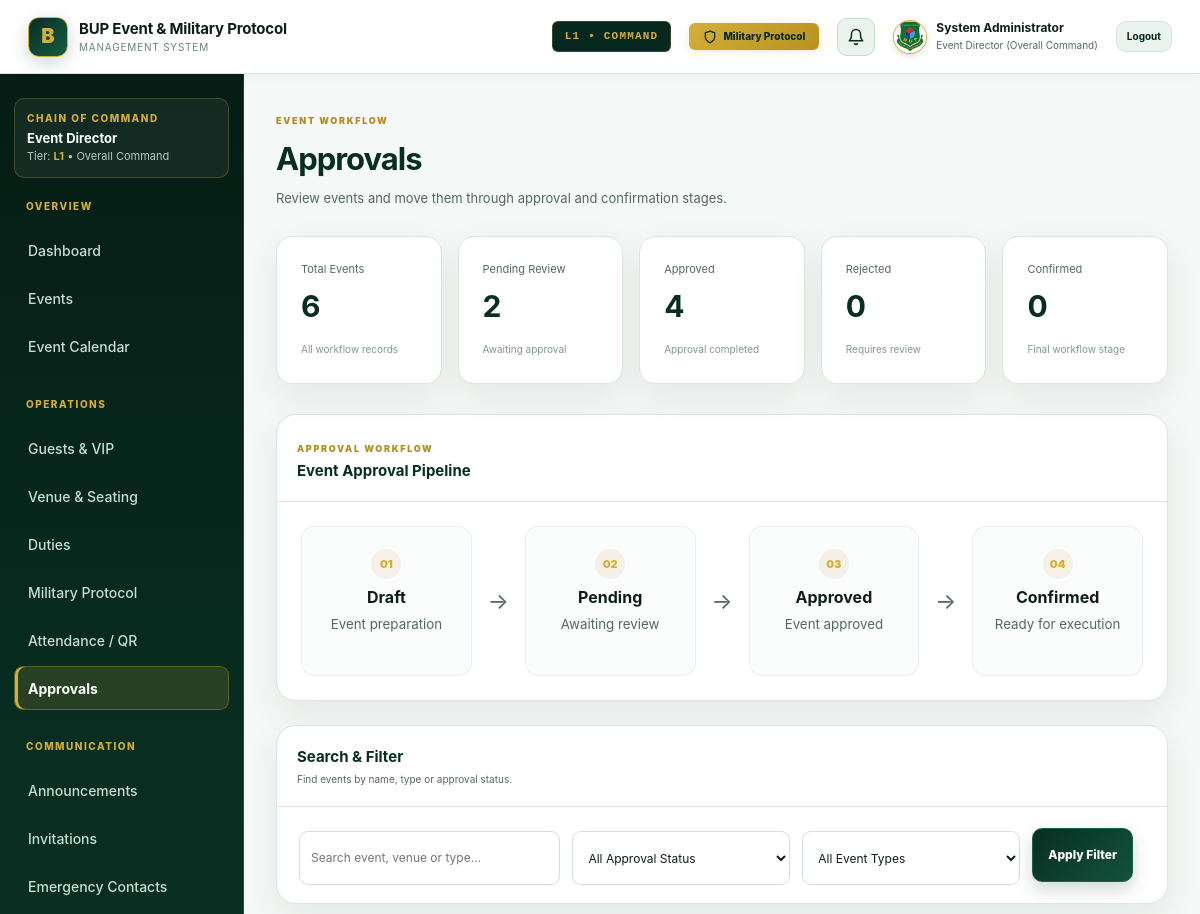
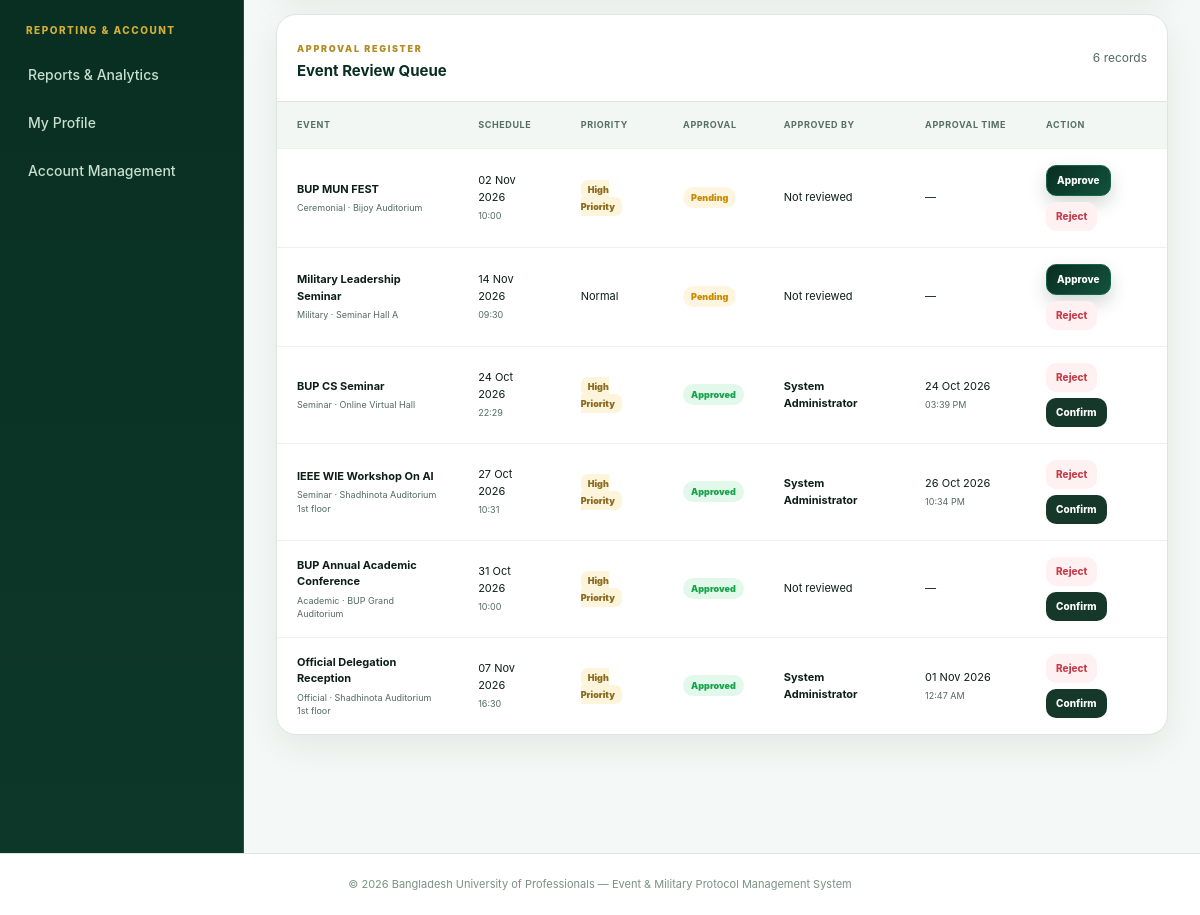
/approvals.php (signed in), run on the app's committed database (2 pictures, top to bottom).
### tables this page shows
CREATE TABLE `events` (
  `id` int(10) unsigned NOT NULL AUTO_INCREMENT,
  `name` varchar(200) NOT NULL,
  `event_type` varchar(60) NOT NULL,
  `mode` enum('Offline','Online','Hybrid') NOT NULL DEFAULT 'Offline',
  `event_date` date NOT NULL,
  `event_time` time NOT NULL,
  `venue` varchar(200) NOT NULL,
  `meeting_link` varchar(255) DEFAULT NULL,
  `description` text DEFAULT NULL,
  `budget_total` decimal(12,2) NOT NULL DEFAULT 0.00,
  `budget_approved` tinyint(1) NOT NULL DEFAULT 0,
  `budget_notes` text DEFAULT NULL,
  `event_director_id` int(10) unsigned DEFAULT NULL,
  `event_coordinator_id` int(10) unsigned DEFAULT NULL,
  `venue_lead_id` int(10) unsigned DEFAULT NULL,
  `backup_person_id` int(10) unsigned DEFAULT NULL,
  `status` enum('Upcoming','Ongoing','Completed','Cancelled') NOT NULL DEFAULT 'Upcoming',
  `priority` tinyint(1) NOT NULL DEFAULT 0,
  `approval_status` enum('Draft','Pending','Approved','Rejected','Confirmed') NOT NULL DEFAULT 'Pending',
  `approved_by` int(10) unsigned DEFAULT NULL,
  `approved_at` datetime DEFAULT NULL,
  `created_by` int(10) unsigned DEFAULT NULL,
  `created_at` timestamp NOT NULL DEFAULT current_timestamp(),
  `updated_at` timestamp NOT NULL DEFAULT current_timestamp() ON UPDATE current_timestamp(),
  PRIMARY KEY (`id`),
  KEY `idx_event_date` (`event_date`),
  KEY `idx_event_status` (`status`),
  KEY `created_by` (`created_by`),
  KEY `approved_by` (`approved_by`),
  CONSTRAINT `events_ibfk_1` FOREIGN KEY (`created_by`) REFERENCES `users` (`id`) ON DELETE SET NULL,
  CONSTRAINT `events_ibfk_2` FOREIGN KEY (`approved_by`) REFERENCES `users` (`id`) ON DELETE SET NULL
);

CREATE TABLE `users` (
  `id` int(10) unsigned NOT NULL AUTO_INCREMENT,
  `name` varchar(120) NOT NULL,
  `email` varchar(160) NOT NULL,
  `password_hash` varchar(255) NOT NULL,
  `role` enum('Admin','Event Director','Event Coordinator','Department Lead','Supervisor','Staff / Volunteer','Military Command','BUP Official','Student') NOT NULL DEFAULT 'Staff / Volunteer',
  `department` varchar(60) DEFAULT NULL,
  `level` enum('L1','L2','L3','L4','L5','L6','L7','L8') NOT NULL DEFAULT 'L5',
  `reports_to_id` int(10) unsigned DEFAULT NULL,
  `backup_person_id` int(10) unsigned DEFAULT NULL,
  `protocol_level` enum('None','Higher Command','Division','Brigade','Battalion','Company','Platoon','Section','Individual Soldier') NOT NULL DEFAULT 'None',
  `parent_command_id` int(10) unsigned DEFAULT NULL,
  `command_code` varchar(50) DEFAULT NULL,
  `designation` varchar(160) DEFAULT NULL,
  `student_id` varchar(50) DEFAULT NULL,
  `phone` varchar(40) DEFAULT NULL,
  `avatar` varchar(255) DEFAULT NULL,
  `status` enum('Active','Inactive','Pending','Rejected') NOT NULL DEFAULT 'Active',
  `failed_attempts` int(11) NOT NULL DEFAULT 0,
  `last_login` datetime DEFAULT NULL,
  `created_at` timestamp NOT NULL DEFAULT current_timestamp(),
  PRIMARY KEY (`id`),
  UNIQUE KEY `email` (`email`)
);

### approvals.php (the view, shortened to what the rows shown need)
<?php
$pdo = db();
$sql = "
    SELECT
        e.*,
        u.name AS approver
    FROM events e
    LEFT JOIN users u
        ON u.id = e.approved_by
    WHERE 1=1
";
$params = [];
$sql .= "
    ORDER BY
        CASE e.approval_status
            WHEN 'Pending' THEN 1
            WHEN 'Draft' THEN 2
            WHEN 'Rejected' THEN 3
            WHEN 'Approved' THEN 4
            WHEN 'Confirmed' THEN 5
            ELSE 6
        END,
        e.event_date ASC,
        e.event_time ASC
";
$stmt = $pdo->prepare($sql);
$stmt->execute($params);
$events = $stmt->fetchAll();
require __DIR__ . '/includes/header.php';
?>
<div class="page-head">
    <div>
        <h1>
            Approvals
        </h1>
    </div>
</div>
<section class="panel approval-flow-panel">
    <div class="panel-head">
        <div>
            <h2>
                Event Approval Pipeline
            </h2>
        </div>
    </div>
</section>
<section class="panel approval-filter-panel">
    <div class="panel-head">
        <div>
            <h2>
                Search & Filter
            </h2>
        </div>
    </div>
</section>
<section class="panel approval-register">
    <div class="panel-head">
        <div>
            <h2>
                Event Review Queue
            </h2>
        </div>
    </div>
    <?php if ($events): ?>
        <div class="table-wrap">
            <table>
                <thead>
                    <tr>
                        <th>
                            Event
                        </th>
                        <th>
                            Schedule
                        </th>
                        <th>
                            Priority
                        </th>
                        <th>
                            Approval
                        </th>
                        <th>
                            Approved By
                        </th>
                        <th>
                            Approval Time
                        </th>
                        <th>
                            Action
                        </th>
                    </tr>
                </thead>
                <tbody>
                    <?php foreach ($events as $event): ?>
                        <tr>
                            <td>
                                <strong>
                                    <?= e($event['name']) ?>
                                </strong>
                                <small>
                                    <?= e($event['event_type']) ?>
                                    ·
                                    <?= e($event['venue']) ?>
                                </small>
                            </td>
                            <td>
                                <?= e(
                                    date(
                                        'd M Y',
                                        strtotime($event['event_date'])
                                    )
                                ) ?>
                                <small>
                                    <?= e(
                                        substr(
                                            $event['event_time'],
                                            0,
                                            5
                                        )
                                    ) ?>
                                </small>
                            </td>
                            <td>
                                <?php if ((int)$event['priority'] === 1): ?>
                                    <span class="priority">
                                        High Priority
                                    </span>
                                <?php else: ?>
                                    <span class="muted">
                                        Normal
                                    </span>
                                <?php endif; ?>
                            </td>
                            <td>
                                <?php
                                $statusClass =
                                    strtolower(
                                        $event['approval_status']
                                    );
                                ?>
                                <span
                                    class="badge approval-<?= e($statusClass) ?>"
                                >
                                    <?= e($event['approval_status']) ?>
                                </span>
                            </td>
                            <td>
                                <?php if (!empty($event['approver'])): ?>
                                    <strong>
                                        <?= e($event['approver']) ?>
                                    </strong>
                                <?php else: ?>
                                    <span class="muted">
                                        Not reviewed
                                    </span>
                                <?php endif; ?>
                            </td>
                            <td>
                                <?php if (!empty($event['approved_at'])): ?>
                                    <?= e(
                                        date(
                                            'd M Y',
                                            strtotime(
                                                $event['approved_at']
                                            )
                                        )
                                    ) ?>
                                    <small>
                                        <?= e(
                                            date(
                                                'h:i A',
                                                strtotime(
                                                    $event['approved_at']
                                                )
                                            )
                                        ) ?>
                                    </small>
                                <?php else: ?>
                                    <span class="muted">
                                        —
                                    </span>
                                <?php endif; ?>
                            </td>
                            <td>
                                <div class="approval-actions">
                                    <?php if ($event['approval_status'] !== 'Approved'): ?>
                                        <form
                                            method="post"
                                            onsubmit="return confirm('Approve this event?')"
                                        >
                                            <button
                                                type="submit"
                                                name="decision"
                                                value="Approved"
                                                class="btn btn-sm btn-primary"
                                            >
                                                Approve
                                            </button>
                                        </form>
                                    <?php endif; ?>
                                    <?php if ($event['approval_status'] !== 'Rejected'): ?>
                                        <form
                                            method="post"
                                            onsubmit="return confirm('Reject this event?')"
                                        >
                                            <button
                                                type="submit"
                                                name="decision"
                                                value="Rejected"
                                                class="btn btn-sm btn-danger"
                                            >
                                                Reject
                                            </button>
                                        </form>
                                    <?php endif; ?>
                                    <?php if (
                                        $event['approval_status'] === 'Approved'
                                        &&
                                        $event['approval_status'] !== 'Confirmed'
                                    ): ?>
                                        <form
                                            method="post"
                                            onsubmit="return confirm('Confirm this approved event?')"
                                        >
                                            <button
                                                type="submit"
                                                name="decision"
                                                value="Confirmed"
                                                class="btn btn-sm btn-dark"
                                            >
                                                Confirm
                                            </button>
                                        </form>
                                    <?php endif; ?>
                                </div>
                            </td>
                        </tr>
                    <?php endforeach; ?>
                </tbody>
            </table>
        </div>
    <?php endif; ?>
</section>
<?php require __DIR__ . '/includes/footer.php'; ?>

### data on the page
events: name "BUP MUN FEST", event_type "Ceremonial", venue "Bijoy Auditorium", event_date "02 Nov 2026", event_time "10:00", priority "High Priority", approval_status "Pending", shows "Not reviewed"
events: name "Military Leadership Seminar", event_type "Military", venue "Seminar Hall A", event_date "14 Nov 2026", event_time "09:30", priority "Normal", approval_status "Pending", shows "Not reviewed"
events: name "BUP CS Seminar", event_type "Seminar", venue "Online Virtual Hall", event_date "24 Oct 2026", event_time "22:29", priority "High Priority", approval_status "Approved", created_by.name "System Administrator", approved_at "24 Oct 2026", approved_at "03:39 PM"
events: name "IEEE WIE Workshop On AI", event_type "Seminar", venue "Shadhinota Auditorium 1st floor", event_date "27 Oct 2026", event_time "10:31", priority "High Priority", approval_status "Approved", created_by.name "System Administrator", approved_at "26 Oct 2026", approved_at "10:34 PM"
events: name "BUP Annual Academic Conference", event_type "Academic", venue "BUP Grand Auditorium", event_date "31 Oct 2026", event_time "10:00", priority "High Priority", approval_status "Approved", shows "Not reviewed"
events: name "Official Delegation Reception", event_type "Official", venue "Shadhinota Auditorium 1st floor", event_date "07 Nov 2026", event_time "16:30", priority "High Priority", approval_status "Approved", created_by.name "System Administrator", approved_at "01 Nov 2026", approved_at "12:47 AM"

### other printed values
$b['label'] "L1 • COMMAND"
$isSupervisor ? 'Supervisor' : current_user()['name'] "System Administrator"
current_user()['role'] "Event Director"
current_department() "Overall Command"
current_level() "L1"
$stats['total'] "6"
$stats['pending'] "2"
$stats['approved'] "4"
$stats['rejected'] "0"
$stats['confirmed'] "0"
count($events) "6"
